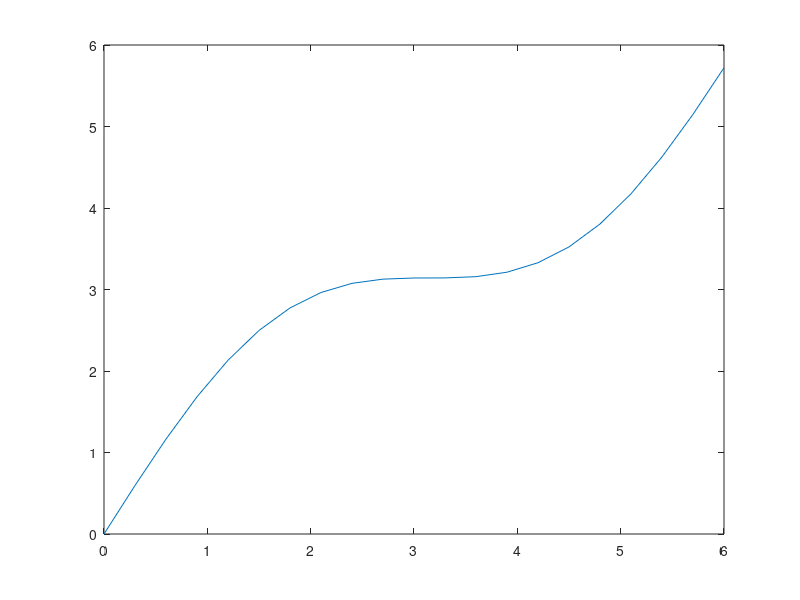

This chart was generated by the following MATLAB code: (Note: this script raises an error after producing the figure.)
% echo on
% cap5_hg_exemplo
x=0:0.3:2*pi; % Cria o grafico
plot(x,x+sin(x))
% echo on
h=gcf;  % Obtem o handle da figura corrente
hline=findobj(h,'Type','line') % Localiza objeto tipo 'line'
get(hline)  % Lista de propriedades
get(hline,'LineStyle') % Consulta propriedade LineStyle
pause
set(hline,'LineStyle','>') % Modifica
